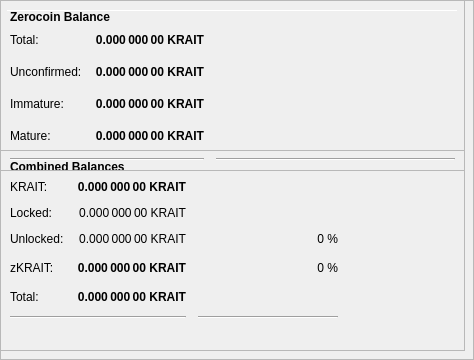
        <widget class="QFrame" name="frameObfuscation">
         <property name="minimumSize">
          <size>
           <width>0</width>
           <height>350</height>
          </size>
         </property>
         <property name="layoutDirection">
          <enum>Qt::LeftToRight</enum>
         </property>
         <property name="frameShape">
          <enum>QFrame::StyledPanel</enum>
         </property>
         <property name="frameShadow">
          <enum>QFrame::Raised</enum>
         </property>
         <widget class="QPushButton" name="runAutoDenom">
          <property name="geometry">
           <rect>
            <x>251</x>
            <y>17</y>
            <width>1</width>
            <height>1</height>
           </rect>
          </property>
          <property name="palette">
           <palette>
            <active>
             <colorrole role="WindowText">
              <brush brushstyle="SolidPattern">
               <color alpha="255">
                <red>0</red>
                <green>0</green>
                <blue>0</blue>
               </color>
              </brush>
             </colorrole>
             <colorrole role="Button">
              <brush brushstyle="SolidPattern">
               <color alpha="255">
                <red>239</red>
                <green>238</green>
                <blue>238</blue>
               </color>
              </brush>
             </colorrole>
             <colorrole role="Light">
              <brush brushstyle="SolidPattern">
               <color alpha="255">
                <red>255</red>
                <green>255</green>
                <blue>255</blue>
               </color>
              </brush>
             </colorrole>
             <colorrole role="Midlight">
              <brush brushstyle="SolidPattern">
               <color alpha="255">
                <red>247</red>
                <green>246</green>
                <blue>246</blue>
               </color>
              </brush>
             </colorrole>
             <colorrole role="Dark">
              <brush brushstyle="SolidPattern">
               <color alpha="255">
                <red>119</red>
                <green>119</green>
                <blue>119</blue>
               </color>
              </brush>
             </colorrole>
             <colorrole role="Mid">
              <brush brushstyle="SolidPattern">
               <color alpha="255">
                <red>159</red>
                <green>159</green>
                <blue>159</blue>
               </color>
              </brush>
             </colorrole>
             <colorrole role="Text">
              <brush brushstyle="SolidPattern">
               <color alpha="255">
                <red>0</red>
                <green>0</green>
                <blue>0</blue>
               </color>
              </brush>
             </colorrole>
             <colorrole role="BrightText">
              <brush brushstyle="SolidPattern">
               <color alpha="255">
                <red>255</red>
                <green>255</green>
                <blue>255</blue>
               </color>
              </brush>
             </colorrole>
             <colorrole role="ButtonText">
              <brush brushstyle="SolidPattern">
               <color alpha="255">
                <red>0</red>
                <green>0</green>
                <blue>0</blue>
               </color>
              </brush>
             </colorrole>
             <colorrole role="Base">
              <brush brushstyle="SolidPattern">
               <color alpha="255">
                <red>255</red>
                <green>255</green>
                <blue>255</blue>
               </color>
              </brush>
             </colorrole>
             <colorrole role="Window">
              <brush brushstyle="SolidPattern">
               <color alpha="255">
                <red>239</red>
                <green>238</green>
                <blue>238</blue>
               </color>
              </brush>
             </colorrole>
             <colorrole role="Shadow">
              <brush brushstyle="SolidPattern">
               <color alpha="255">
                <red>0</red>
                <green>0</green>
                <blue>0</blue>
               </color>
              </brush>
             </colorrole>
             <colorrole role="AlternateBase">
              <brush brushstyle="SolidPattern">
               <color alpha="255">
                <red>247</red>
                <green>246</green>
                <blue>246</blue>
               </color>
              </brush>
             </colorrole>
             <colorrole role="ToolTipBase">
              <brush brushstyle="SolidPattern">
               <color alpha="255">
                <red>255</red>
                <green>255</green>
                <blue>220</blue>
               </color>
              </brush>
             </colorrole>
             <colorrole role="ToolTipText">
              <brush brushstyle="SolidPattern">
               <color alpha="255">
                <red>0</red>
                <green>0</green>
                <blue>0</blue>
               </color>
              </brush>
             </colorrole>
            </active>
            <inactive>
             <colorrole role="WindowText">
              <brush brushstyle="SolidPattern">
               <color alpha="255">
                <red>0</red>
                <green>0</green>
                <blue>0</blue>
               </color>
              </brush>
             </colorrole>
             <colorrole role="Button">
              <brush brushstyle="SolidPattern">
               <color alpha="255">
                <red>239</red>
                <green>238</green>
                <blue>238</blue>
               </color>
              </brush>
             </colorrole>
             <colorrole role="Light">
              <brush brushstyle="SolidPattern">
               <color alpha="255">
                <red>255</red>
                <green>255</green>
                <blue>255</blue>
               </color>
              </brush>
             </colorrole>
             <colorrole role="Midlight">
              <brush brushstyle="SolidPattern">
               <color alpha="255">
                <red>247</red>
                <green>246</green>
                <blue>246</blue>
               </color>
              </brush>
             </colorrole>
             <colorrole role="Dark">
              <brush brushstyle="SolidPattern">
               <color alpha="255">
                <red>119</red>
                <green>119</green>
                <blue>119</blue>
               </color>
              </brush>
             </colorrole>
             <colorrole role="Mid">
              <brush brushstyle="SolidPattern">
               <color alpha="255">
                <red>159</red>
                <green>159</green>
                <blue>159</blue>
               </color>
              </brush>
             </colorrole>
             <colorrole role="Text">
              <brush brushstyle="SolidPattern">
               <color alpha="255">
                <red>0</red>
                <green>0</green>
                <blue>0</blue>
               </color>
              </brush>
             </colorrole>
             <colorrole role="BrightText">
              <brush brushstyle="SolidPattern">
               <color alpha="255">
                <red>255</red>
                <green>255</green>
                <blue>255</blue>
               </color>
              </brush>
             </colorrole>
             <colorrole role="ButtonText">
              <brush brushstyle="SolidPattern">
               <color alpha="255">
                <red>0</red>
                <green>0</green>
                <blue>0</blue>
               </color>
              </brush>
             </colorrole>
             <colorrole role="Base">
              <brush brushstyle="SolidPattern">
               <color alpha="255">
                <red>255</red>
                <green>255</green>
                <blue>255</blue>
               </color>
              </brush>
             </colorrole>
             <colorrole role="Window">
              <brush brushstyle="SolidPattern">
               <color alpha="255">
                <red>239</red>
                <green>238</green>
                <blue>238</blue>
               </color>
              </brush>
             </colorrole>
             <colorrole role="Shadow">
              <brush brushstyle="SolidPattern">
               <color alpha="255">
                <red>0</red>
                <green>0</green>
                <blue>0</blue>
               </color>
              </brush>
             </colorrole>
             <colorrole role="AlternateBase">
              <brush brushstyle="SolidPattern">
               <color alpha="255">
                <red>247</red>
                <green>246</green>
                <blue>246</blue>
               </color>
              </brush>
             </colorrole>
             <colorrole role="ToolTipBase">
              <brush brushstyle="SolidPattern">
               <color alpha="255">
                <red>255</red>
                <green>255</green>
                <blue>220</blue>
               </color>
              </brush>
             </colorrole>
             <colorrole role="ToolTipText">
              <brush brushstyle="SolidPattern">
               <color alpha="255">
                <red>0</red>
                <green>0</green>
                <blue>0</blue>
               </color>
              </brush>
             </colorrole>
            </inactive>
            <disabled>
             <colorrole role="WindowText">
              <brush brushstyle="SolidPattern">
               <color alpha="255">
                <red>119</red>
                <green>119</green>
                <blue>119</blue>
               </color>
              </brush>
             </colorrole>
             <colorrole role="Button">
              <brush brushstyle="SolidPattern">
               <color alpha="255">
                <red>239</red>
                <green>238</green>
                <blue>238</blue>
               </color>
              </brush>
             </colorrole>
             <colorrole role="Light">
              <brush brushstyle="SolidPattern">
               <color alpha="255">
                <red>255</red>
                <green>255</green>
                <blue>255</blue>
               </color>
              </brush>
             </colorrole>
             <colorrole role="Midlight">
              <brush brushstyle="SolidPattern">
               <color alpha="255">
                <red>247</red>
                <green>246</green>
                <blue>246</blue>
               </color>
              </brush>
             </colorrole>
             <colorrole role="Dark">
              <brush brushstyle="SolidPattern">
               <color alpha="255">
                <red>119</red>
                <green>119</green>
                <blue>119</blue>
               </color>
              </brush>
             </colorrole>
             <colorrole role="Mid">
              <brush brushstyle="SolidPattern">
               <color alpha="255">
                <red>159</red>
                <green>159</green>
                <blue>159</blue>
               </color>
              </brush>
             </colorrole>
             <colorrole role="Text">
              <brush brushstyle="SolidPattern">
               <color alpha="255">
                <red>119</red>
                <green>119</green>
                <blue>119</blue>
               </color>
              </brush>
             </colorrole>
             <colorrole role="BrightText">
              <brush brushstyle="SolidPattern">
               <color alpha="255">
                <red>255</red>
                <green>255</green>
                <blue>255</blue>
               </color>
              </brush>
             </colorrole>
             <colorrole role="ButtonText">
              <brush brushstyle="SolidPattern">
               <color alpha="255">
                <red>119</red>
                <green>119</green>
                <blue>119</blue>
               </color>
              </brush>
             </colorrole>
             <colorrole role="Base">
              <brush brushstyle="SolidPattern">
               <color alpha="255">
                <red>239</red>
                <green>238</green>
                <blue>238</blue>
               </color>
              </brush>
             </colorrole>
             <colorrole role="Window">
              <brush brushstyle="SolidPattern">
               <color alpha="255">
                <red>239</red>
                <green>238</green>
                <blue>238</blue>
               </color>
              </brush>
             </colorrole>
             <colorrole role="Shadow">
              <brush brushstyle="SolidPattern">
               <color alpha="255">
                <red>0</red>
                <green>0</green>
                <blue>0</blue>
               </color>
              </brush>
             </colorrole>
             <colorrole role="AlternateBase">
              <brush brushstyle="SolidPattern">
               <color alpha="255">
                <red>239</red>
                <green>238</green>
                <blue>238</blue>
               </color>
              </brush>
             </colorrole>
             <colorrole role="ToolTipBase">
              <brush brushstyle="SolidPattern">
               <color alpha="255">
                <red>255</red>
                <green>255</green>
                <blue>220</blue>
               </color>
              </brush>
             </colorrole>
             <colorrole role="ToolTipText">
              <brush brushstyle="SolidPattern">
               <color alpha="255">
                <red>0</red>
                <green>0</green>
                <blue>0</blue>
               </color>
              </brush>
             </colorrole>
            </disabled>
           </palette>
          </property>
          <property name="focusPolicy">
           <enum>Qt::NoFocus</enum>
          </property>
          <property name="autoFillBackground">
           <bool>true</bool>
          </property>
          <property name="text">
           <string/>
          </property>
          <property name="flat">
           <bool>true</bool>
          </property>
         </widget>
         <widget class="Line" name="line">
          <property name="geometry">
           <rect>
            <x>7</x>
            <y>10</y>
            <width>451</width>
            <height>1</height>
           </rect>
          </property>
          <property name="orientation">
           <enum>Qt::Horizontal</enum>
          </property>
         </widget>
         <widget class="QFrame" name="frame_3">
          <property name="geometry">
           <rect>
            <x>0</x>
            <y>150</y>
            <width>465</width>
            <height>201</height>
           </rect>
          </property>
          <property name="frameShape">
           <enum>QFrame::StyledPanel</enum>
          </property>
          <property name="frameShadow">
           <enum>QFrame::Raised</enum>
          </property>
          <layout class="QVBoxLayout" name="verticalLayout_5">
           <item>
            <layout class="QHBoxLayout" name="horizontalLayout_5" stretch="0">
             <item>
              <widget class="QLabel" name="label_5z">
               <property name="maximumSize">
                <size>
                 <width>16777215</width>
                 <height>20</height>
                </size>
               </property>
               <property name="font">
                <font>
                 <weight>75</weight>
                 <bold>true</bold>
                </font>
               </property>
               <property name="toolTip">
                <string>Combined Balances (including unconfirmed and immature coins)</string>
               </property>
               <property name="text">
                <string>&lt;html&gt;&lt;head/&gt;&lt;body&gt;&lt;p&gt;Combined Balances&lt;/p&gt;&lt;/body&gt;&lt;/html&gt;</string>
               </property>
              </widget>
             </item>
            </layout>
           </item>
           <item>
            <layout class="QGridLayout" name="gridLayout_3">
             <property name="spacing">
              <number>12</number>
             </property>
             <item row="7" column="0" colspan="2">
              <widget class="Line" name="lineSpendableBalance_3">
               <property name="orientation">
                <enum>Qt::Horizontal</enum>
               </property>
              </widget>
             </item>
             <item row="7" column="2">
              <widget class="Line" name="lineWatchBalance_3">
               <property name="sizePolicy">
                <sizepolicy hsizetype="Preferred" vsizetype="Fixed">
                 <horstretch>0</horstretch>
                 <verstretch>0</verstretch>
                </sizepolicy>
               </property>
               <property name="minimumSize">
                <size>
                 <width>140</width>
                 <height>0</height>
                </size>
               </property>
               <property name="orientation">
                <enum>Qt::Horizontal</enum>
               </property>
              </widget>
             </item>
             <item row="4" column="1">
              <widget class="QLabel" name="labelzBalancez">
               <property name="font">
                <font>
                 <weight>75</weight>
                 <bold>true</bold>
                </font>
               </property>
               <property name="cursor">
                <cursorShape>IBeamCursor</cursorShape>
               </property>
               <property name="toolTip">
                <string>Total of transactions that have yet to be confirmed, and do not yet count toward the spendable balance</string>
               </property>
               <property name="text">
                <string notr="true">0.000 000 00 KRAIT</string>
               </property>
               <property name="alignment">
                <set>Qt::AlignRight|Qt::AlignTrailing|Qt::AlignVCenter</set>
               </property>
               <property name="textInteractionFlags">
                <set>Qt::LinksAccessibleByMouse|Qt::TextSelectableByKeyboard|Qt::TextSelectableByMouse</set>
               </property>
              </widget>
             </item>
             <item row="6" column="1">
              <widget class="QLabel" name="labelTotalz">
               <property name="font">
                <font>
                 <weight>75</weight>
                 <bold>true</bold>
                </font>
               </property>
               <property name="cursor">
                <cursorShape>IBeamCursor</cursorShape>
               </property>
               <property name="toolTip">
                <string>Total Balance, including unconfirmed and immature coins.</string>
               </property>
               <property name="text">
                <string notr="true">0.000 000 00 KRAIT</string>
               </property>
               <property name="alignment">
                <set>Qt::AlignRight|Qt::AlignTrailing|Qt::AlignVCenter</set>
               </property>
               <property name="textInteractionFlags">
                <set>Qt::LinksAccessibleByMouse|Qt::TextSelectableByKeyboard|Qt::TextSelectableByMouse</set>
               </property>
              </widget>
             </item>
             <item row="4" column="3">
              <spacer name="horizontalSpacer_6">
               <property name="orientation">
                <enum>Qt::Horizontal</enum>
               </property>
               <property name="sizeHint" stdset="0">
                <size>
                 <width>40</width>
                 <height>20</height>
                </size>
               </property>
              </spacer>
             </item>
             <item row="6" column="0">
              <widget class="QLabel" name="labelTotalTextz">
               <property name="text">
                <string>Total:</string>
               </property>
              </widget>
             </item>
             <item row="1" column="0">
              <widget class="QLabel" name="labelBalanceTextz">
               <property name="text">
                <string>KRAIT:</string>
               </property>
              </widget>
             </item>
             <item row="1" column="1">
              <widget class="QLabel" name="labelBalancez">
               <property name="font">
                <font>
                 <weight>75</weight>
                 <bold>true</bold>
                </font>
               </property>
               <property name="cursor">
                <cursorShape>IBeamCursor</cursorShape>
               </property>
               <property name="toolTip">
                <string>Your current spendable balance</string>
               </property>
               <property name="text">
                <string notr="true">0.000 000 00 KRAIT</string>
               </property>
               <property name="alignment">
                <set>Qt::AlignRight|Qt::AlignTrailing|Qt::AlignVCenter</set>
               </property>
               <property name="textInteractionFlags">
                <set>Qt::LinksAccessibleByMouse|Qt::TextSelectableByKeyboard|Qt::TextSelectableByMouse</set>
               </property>
              </widget>
             </item>
             <item row="4" column="0">
              <widget class="QLabel" name="labelzBalanceTextz">
               <property name="toolTip">
                <string/>
               </property>
               <property name="text">
                <string>zKRAIT:</string>
               </property>
              </widget>
             </item>
             <item row="4" column="2">
              <widget class="QLabel" name="labelzKRAITPercent">
               <property name="toolTip">
                <string>Current percentage of zKRAIT.
If AutoMint is enabled this percentage will settle around the configured AutoMint percentage (default = 10%)</string>
               </property>
               <property name="text">
                <string>0 %</string>
               </property>
               <property name="alignment">
                <set>Qt::AlignRight|Qt::AlignTrailing|Qt::AlignVCenter</set>
               </property>
              </widget>
             </item>
             <item row="6" column="2">
              <widget class="QLabel" name="label100Percent">
               <property name="text">
                <string/>
               </property>
               <property name="alignment">
                <set>Qt::AlignRight|Qt::AlignTrailing|Qt::AlignVCenter</set>
               </property>
              </widget>
             </item>
             <item row="2" column="1">
              <widget class="QLabel" name="labelLockedBalance">
               <property name="toolTip">
                <string>Locked KRAIT or Masternode collaterals. These are excluded from zKRAIT minting.</string>
               </property>
               <property name="text">
                <string>0.000 000 00 KRAIT</string>
               </property>
               <property name="alignment">
                <set>Qt::AlignRight|Qt::AlignTrailing|Qt::AlignVCenter</set>
               </property>
              </widget>
             </item>
             <item row="2" column="0">
              <widget class="QLabel" name="labelLockedBalanceText">
               <property name="toolTip">
                <string>Locked KRAIT or Masternode collaterals. These are excluded from zKRAIT minting.</string>
               </property>
               <property name="text">
                <string>Locked:</string>
               </property>
              </widget>
             </item>
             <item row="3" column="0">
              <widget class="QLabel" name="labelUnLockedBalanceText">
               <property name="toolTip">
                <string>Unlocked KRAITs. These can be used for zKRAIT minting.</string>
               </property>
               <property name="text">
                <string>Unlocked:</string>
               </property>
              </widget>
             </item>
             <item row="3" column="1">
              <widget class="QLabel" name="labelUnLockedBalance">
               <property name="toolTip">
                <string>Unlocked KRAITs. These can be used for zKRAIT minting.</string>
               </property>
               <property name="text">
                <string>0.000 000 00 KRAIT</string>
               </property>
               <property name="alignment">
                <set>Qt::AlignRight|Qt::AlignTrailing|Qt::AlignVCenter</set>
               </property>
              </widget>
             </item>
             <item row="3" column="2">
              <widget class="QLabel" name="labelKRAITPercent">
               <property name="text">
                <string>0 %</string>
               </property>
               <property name="alignment">
                <set>Qt::AlignRight|Qt::AlignTrailing|Qt::AlignVCenter</set>
               </property>
              </widget>
             </item>
            </layout>
           </item>
           <item>
            <spacer name="verticalSpacer">
             <property name="orientation">
              <enum>Qt::Vertical</enum>
             </property>
             <property name="sizeHint" stdset="0">
              <size>
               <width>20</width>
               <height>40</height>
              </size>
             </property>
            </spacer>
           </item>
          </layout>
         </widget>
         <widget class="QFrame" name="frame_4">
          <property name="geometry">
           <rect>
            <x>0</x>
            <y>0</y>
            <width>465</width>
            <height>171</height>
           </rect>
          </property>
          <property name="frameShape">
           <enum>QFrame::StyledPanel</enum>
          </property>
          <property name="frameShadow">
           <enum>QFrame::Raised</enum>
          </property>
          <layout class="QVBoxLayout" name="verticalLayout_7">
           <item>
            <layout class="QHBoxLayout" name="horizontalLayout_8" stretch="0">
             <item>
              <widget class="QLabel" name="label_5z_3">
               <property name="maximumSize">
                <size>
                 <width>16777215</width>
                 <height>20</height>
                </size>
               </property>
               <property name="font">
                <font>
                 <weight>75</weight>
                 <bold>true</bold>
                </font>
               </property>
               <property name="text">
                <string>Zerocoin Balance</string>
               </property>
              </widget>
             </item>
            </layout>
           </item>
           <item>
            <layout class="QGridLayout" name="gridLayout_5">
             <property name="spacing">
              <number>12</number>
             </property>
             <item row="4" column="0">
              <widget class="QLabel" name="labelzBalanceMatureText">
               <property name="toolTip">
                <string>Mature: more than 20 confirmation and more than 3 mints of the same denomination after it was minted.
These zKRAIT are spendable.</string>
               </property>
               <property name="text">
                <string>Mature:</string>
               </property>
              </widget>
             </item>
             <item row="5" column="0" colspan="2">
              <widget class="Line" name="lineSpendableBalance_5">
               <property name="orientation">
                <enum>Qt::Horizontal</enum>
               </property>
              </widget>
             </item>
             <item row="1" column="1">
              <widget class="QLabel" name="labelzBalance">
               <property name="font">
                <font>
                 <weight>75</weight>
                 <bold>true</bold>
                </font>
               </property>
               <property name="cursor">
                <cursorShape>IBeamCursor</cursorShape>
               </property>
               <property name="toolTip">
                <string>All available zKRAIT, unconfirmed and immature zKRAIT included.</string>
               </property>
               <property name="text">
                <string notr="true">0.000 000 00 KRAIT</string>
               </property>
               <property name="alignment">
                <set>Qt::AlignRight|Qt::AlignTrailing|Qt::AlignVCenter</set>
               </property>
               <property name="textInteractionFlags">
                <set>Qt::LinksAccessibleByMouse|Qt::TextSelectableByKeyboard|Qt::TextSelectableByMouse</set>
               </property>
              </widget>
             </item>
             <item row="5" column="2">
              <widget class="Line" name="lineWatchBalance_5">
               <property name="sizePolicy">
                <sizepolicy hsizetype="Preferred" vsizetype="Fixed">
                 <horstretch>0</horstretch>
                 <verstretch>0</verstretch>
                </sizepolicy>
               </property>
               <property name="minimumSize">
                <size>
                 <width>140</width>
                 <height>0</height>
                </size>
               </property>
               <property name="orientation">
                <enum>Qt::Horizontal</enum>
               </property>
              </widget>
             </item>
             <item row="1" column="0">
              <widget class="QLabel" name="labelzBalanceText">
               <property name="toolTip">
                <string>All available zKRAIT, unconfirmed and immature zKRAIT included.</string>
               </property>
               <property name="text">
                <string>Total:</string>
               </property>
              </widget>
             </item>
             <item row="1" column="2">
              <spacer name="horizontalSpacer_8">
               <property name="orientation">
                <enum>Qt::Horizontal</enum>
               </property>
               <property name="sizeHint" stdset="0">
                <size>
                 <width>40</width>
                 <height>20</height>
                </size>
               </property>
              </spacer>
             </item>
             <item row="4" column="2">
              <spacer name="horizontalSpacer_4">
               <property name="orientation">
                <enum>Qt::Horizontal</enum>
               </property>
               <property name="sizeHint" stdset="0">
                <size>
                 <width>40</width>
                 <height>20</height>
                </size>
               </property>
              </spacer>
             </item>
             <item row="4" column="1">
              <widget class="QLabel" name="labelzBalanceMature">
               <property name="font">
                <font>
                 <weight>75</weight>
                 <bold>true</bold>
                </font>
               </property>
               <property name="toolTip">
                <string>Mature: more than 20 confirmation and more than 3 mints of the same denomination after it was minted.
These zKRAIT are spendable.</string>
               </property>
               <property name="text">
                <string>0.000 000 00 KRAIT</string>
               </property>
               <property name="alignment">
                <set>Qt::AlignRight|Qt::AlignTrailing|Qt::AlignVCenter</set>
               </property>
              </widget>
             </item>
             <item row="2" column="0">
              <widget class="QLabel" name="labelzBalanceUnconfirmedText">
               <property name="toolTip">
                <string>Unconfirmed: less than 20 confirmations
Immature: confirmed, but less than 3 mints of the same denomination after it was minted</string>
               </property>
               <property name="text">
                <string>Unconfirmed:</string>
               </property>
              </widget>
             </item>
             <item row="2" column="1">
              <widget class="QLabel" name="labelzBalanceUnconfirmed">
               <property name="font">
                <font>
                 <weight>75</weight>
                 <bold>true</bold>
                </font>
               </property>
               <property name="toolTip">
                <string>Unconfirmed: less than 20 confirmations
Immature: confirmed, but less than 3 mints of the same denomination after it was minted</string>
               </property>
               <property name="text">
                <string>0.000 000 00 KRAIT</string>
               </property>
               <property name="alignment">
                <set>Qt::AlignRight|Qt::AlignTrailing|Qt::AlignVCenter</set>
               </property>
              </widget>
             </item>
             <item row="2" column="2">
              <spacer name="horizontalSpacer_5">
               <property name="orientation">
                <enum>Qt::Horizontal</enum>
               </property>
               <property name="sizeHint" stdset="0">
                <size>
                 <width>40</width>
                 <height>20</height>
                </size>
               </property>
              </spacer>
             </item>
             <item row="3" column="0">
              <widget class="QLabel" name="labelzBalanceImmatureText">
               <property name="toolTip">
                <string>Unconfirmed: less than 20 confirmations
Immature: confirmed, but less than 3 mints of the same denomination after it was minted</string>
               </property>
               <property name="text">
                <string>Immature:</string>
               </property>
              </widget>
             </item>
             <item row="3" column="1">
              <widget class="QLabel" name="labelzBalanceImmature">
               <property name="font">
                <font>
                 <weight>75</weight>
                 <bold>true</bold>
                </font>
               </property>
               <property name="toolTip">
                <string>Unconfirmed: less than 20 confirmations
Immature: confirmed, but less than 3 mints of the same denomination after it was minted</string>
               </property>
               <property name="text">
                <string>0.000 000 00 KRAIT</string>
               </property>
               <property name="alignment">
                <set>Qt::AlignRight|Qt::AlignTrailing|Qt::AlignVCenter</set>
               </property>
              </widget>
             </item>
             <item row="3" column="2">
              <spacer name="horizontalSpacer_7">
               <property name="orientation">
                <enum>Qt::Horizontal</enum>
               </property>
               <property name="sizeHint" stdset="0">
                <size>
                 <width>40</width>
                 <height>20</height>
                </size>
               </property>
              </spacer>
             </item>
            </layout>
           </item>
          </layout>
         </widget>
        </widget>
